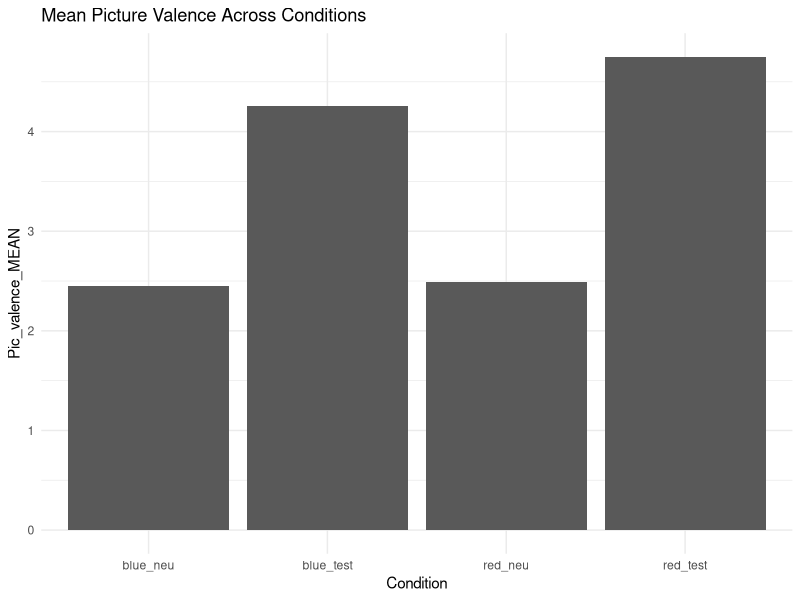
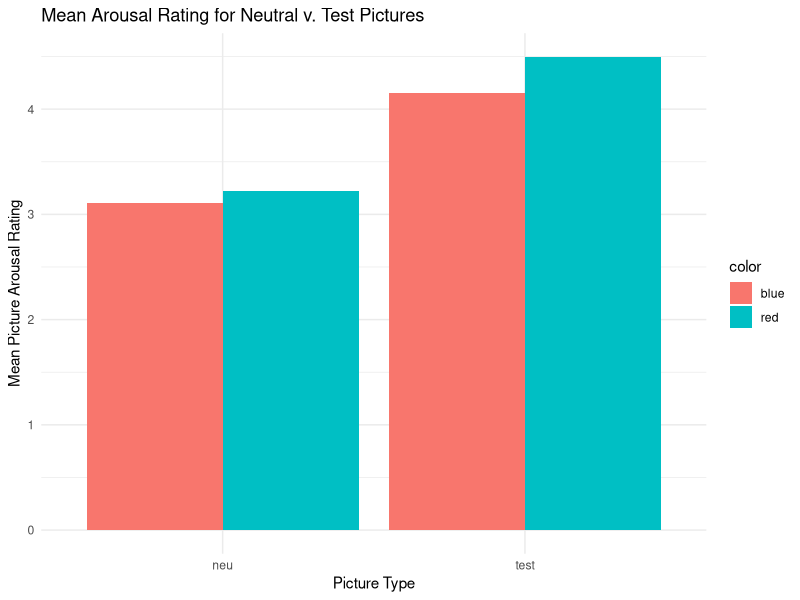
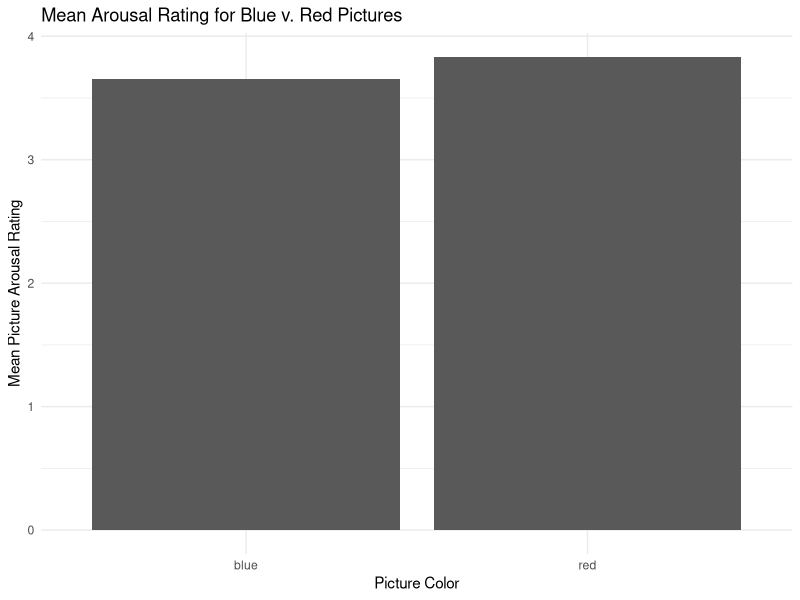
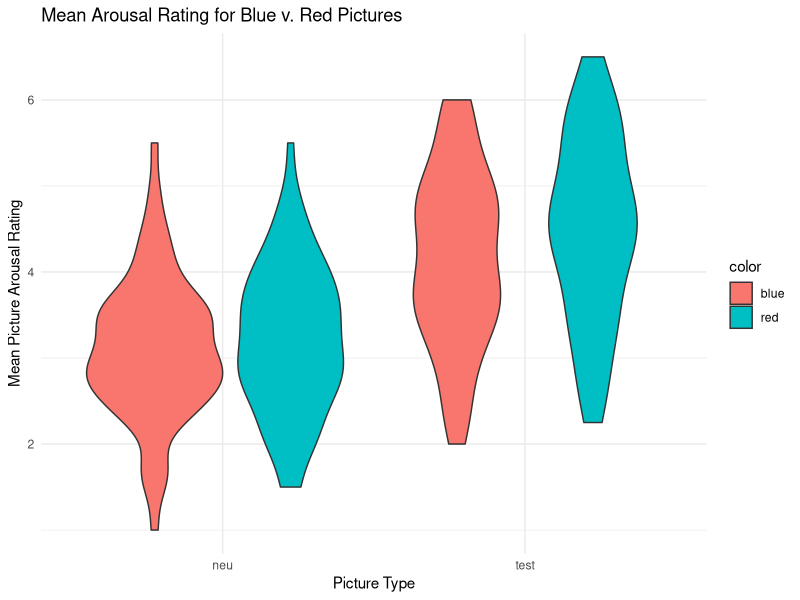
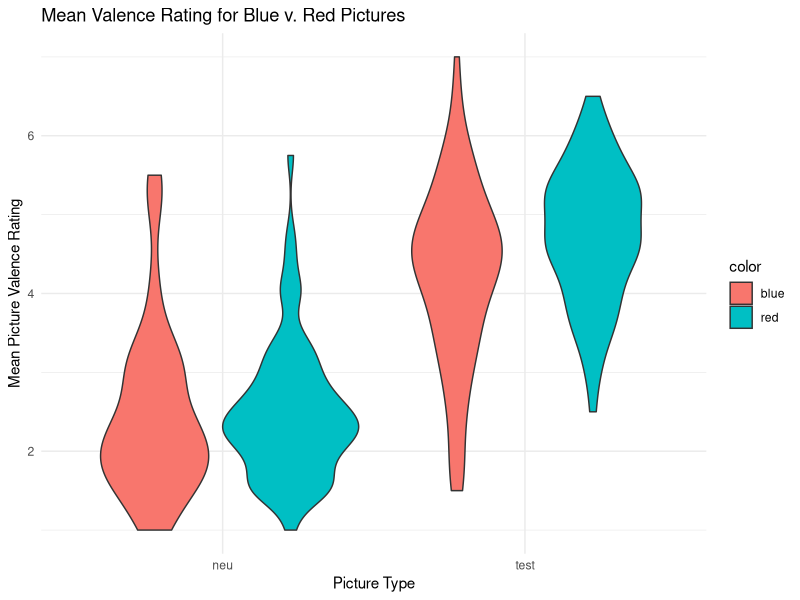

Write the R code that produced these figures, in order.
## ---- chunk 1
library(foreign)
library(dplyr)
library(tidyverse)

color_data_pr = read.csv("color_data_pr.csv")
## ---- chunk 2
ggplot(color_data_pr, aes(x=Condition, Pic_valence_MEAN)) +
  geom_bar(stat="summary", fun.y="mean", position="dodge") + 
  labs(title = 'Mean Picture Valence Across Conditions') + 
  theme_minimal()

ggplot(color_data_pr, aes(x=pic, Pic_arousal_MEAN, fill=color)) +
  geom_bar(stat="summary", fun.y="mean", position="dodge") + 
  labs(title = 'Mean Arousal Rating for Neutral v. Test Pictures', y = 'Mean Picture Arousal Rating', x = 'Picture Type') + 
  theme_minimal()

summary(aov(data=color_data_pr, Pic_arousal_MEAN ~ color*pic))

ggplot(color_data_pr, aes(x=color, Pic_arousal_MEAN)) +
  geom_bar(stat="summary", fun.y="mean", position="dodge") + 
  labs(title = 'Mean Arousal Rating for Blue v. Red Pictures', y = 'Mean Picture Arousal Rating', x = 'Picture Color') + theme_minimal()
## ---- chunk 3
### Beyond the paper
########## TODO: Run ANCOVA, using trait and test anxiety as the controls, figures we chose to improve, why are they improvements (violin plots here and why they are a nicer representation of the distribution)

### Violin Plot for Arousal Mean
ggplot(color_data_pr, aes(x=pic, Pic_arousal_MEAN, fill=color)) + geom_violin() +   labs(title = 'Mean Arousal Rating for Blue v. Red Pictures', y = 'Mean Picture Arousal Rating', x = 'Picture Type') + theme_minimal()

### Violin Plot for Valence Mean
ggplot(color_data_pr, aes(x=pic, Pic_valence_MEAN, fill=color)) + geom_violin() +   labs(title = 'Mean Valence Rating for Blue v. Red Pictures', y = 'Mean Picture Valence Rating', x = 'Picture Type') + theme_minimal()
